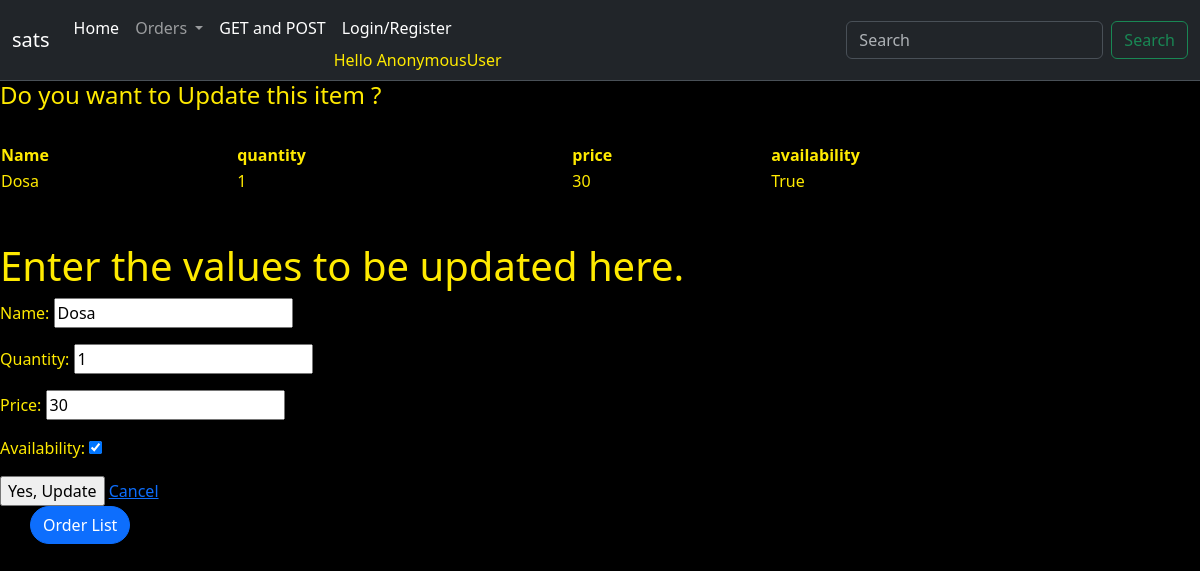
Screenshot of /update/1 with the database file from the repository.
### bro_app/models.py (models this page shows)
class Order(models.Model):
    name = models.CharField(max_length=100)
    quantity = models.IntegerField()
    price = models.IntegerField()
    availability=models.BooleanField()

### bro_app/views.py (the view)
# urls.py: path('update/<int:id>', views.update, name = 'update'), # Stuudent update
def update(request, id):
	obj = get_object_or_404(Order, id =id)
	form = OrderForm(request.POST or None, instance = obj)
	data = Order.objects.get(id = id)
	if form.is_valid():
		form.save()
		return redirect('bro_app:Orders')
	context = {'form':form, 'data':data}
	return render(request,'FBV/update.html', context )

### bro_app/forms.py
class OrderForm(ModelForm):
    class Meta:
        model = Order
        fields = "__all__"

### templates/FBV/update.html (shortened to what this page needs)
{% include 'base.html' %}
{% block content %}
<div class="main">
    <form method="POST">
    <h4>    Do you want to Update this item ? </h4><br>
<div>
     <table style="width:100%"; border-spacing: 5px;>
              <tr>
                <th >Name</th>
                <th >quantity</th>
                <th >price</th>
                <th >availability</th>
              </tr>
            <tr>
                <td>{{ data.name }}</td>
                <td>{{ data.quantity }}</td>
                <td>{{ data.price }}</td>
                <td>{{ data.availability }}</td>
            </tr>
    </table> <br><br>
    <div>
		<h1>Enter the values to be updated here.</h1>
    			{{ form.as_p }}
    </div>
        <input type="submit" value="Yes, Update" />
        <a href="/">Cancel </a>
    </form>
</div>
<a href="{% url 'bro_app:Orders'%}" class="btn btn-primary" style="border-radius: 20px; margin-left: 30px;">
   Order List
</a>
{% endblock %}

### templates/base.html (style rules this page uses)
body { background-color: rgb(0, 0, 0); color: rgba(255, 234, 0, 0.999); }

### rows the page displays
Order: name "Dosa", quantity "1", price "30", availability "True", availability "☑"

### other values shown
{{ user }} "AnonymousUser"
